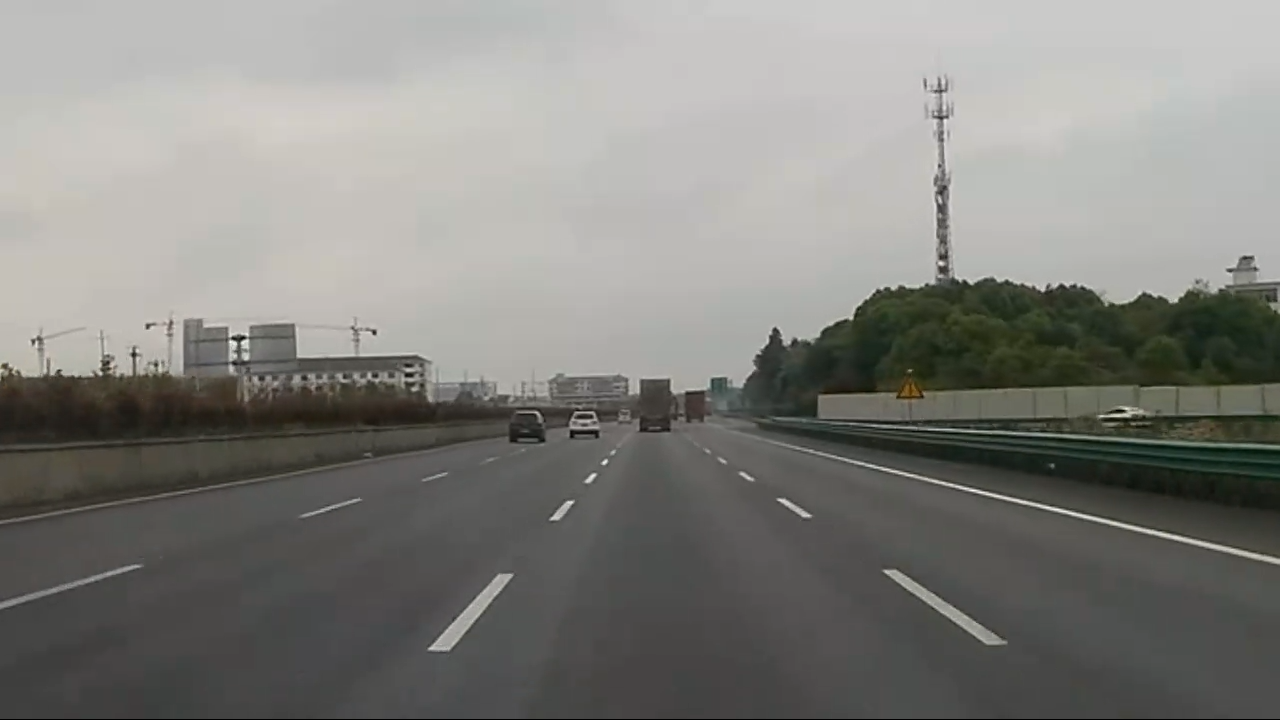
#> input picture 车道检测/img/img/up01.png, 1280 x 720 px
$ python '3直方图.py'
#> lines starting #> are read from the running program, lines starting #| are printed output that depends on the picture
import cv2
import numpy as np
import matplotlib.pyplot as plt
import pandas as pd

# 读取图像
# 原图片
img = cv2.imread("./img/img/up01.png")
#> img is the input picture: shape (720, 1280, 3); mean B, G, R 125, 129.1, 129.5
# 处理后的图片
correct_image = cv2.imread("./panel2.png")
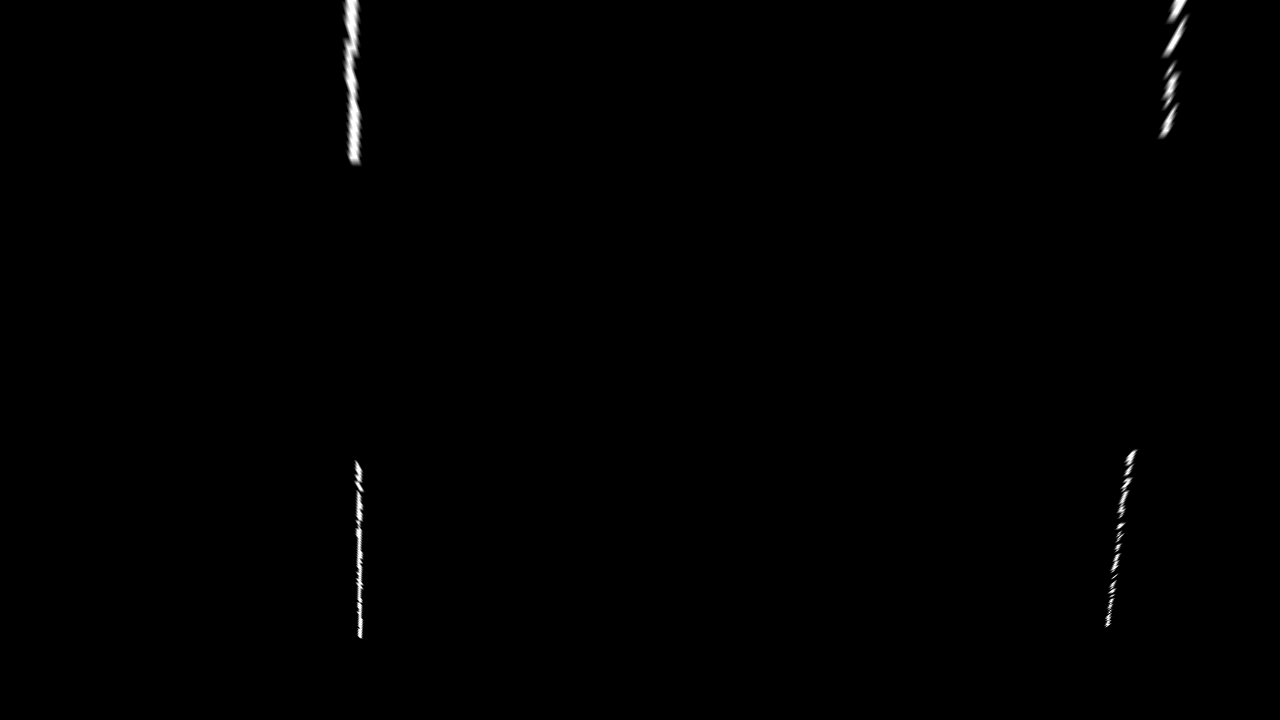
#> input picture 车道检测/panel2.png, 1280 x 720 px
#> correct_image is the input picture: shape (720, 1280, 3); min 0, max 255, mean 0.9

# 灰度化
correct_image = cv2.cvtColor(correct_image, cv2.COLOR_BGR2GRAY)
#> correct_image: shape (720, 1280)
img_shape = correct_image.shape
#> img_shape = (720, 1280)
print(pd.DataFrame(correct_image))
#> (printed output is left out)

"""——————————————————————————————————————————开运算与闭运算————————————————————————————————————————————
开运算:先腐蚀后膨胀,用于去除图形中的小噪点、孤立的小点,腐蚀多余的像素点

原理:
    腐蚀操作阶段,使用一个结构元素(矩形、圆形、其他形状)逐个滑动。
    当遇到不符合物体(通常是白色)状态时,就会腐蚀掉(背景像素、通常时黑色的)
    就可以去除小的噪点、和微小的物体。
    膨胀阶段阶段：
                使用一个结构元素(矩形、圆形、其他形状)逐个滑动。
    当遇到有一个像素是目标像素时,就会膨胀其结构元素中心点的像素
    不会回复之前已经腐蚀的像素点

应用:
    图像去噪、物体分离


闭运算:先膨胀后腐蚀。填充图像中的小孔、小裂缝。膨胀特点的元素.

原理：
     膨胀阶段：
                         使用一个结构元素(矩形、圆形、其他形状)逐个滑动。
    当遇到有一个像素是目标像素时,就会膨胀其结构元素中心点的像素
    不会回复之前已经腐蚀的像素点

     腐蚀阶段：
     ,使用一个结构元素(矩形、圆形、其他形状)逐个滑动。
    当遇到不符合物体(通常是白色)状态时,就会腐蚀掉中心像素点(背景像素、通常时黑色的)
    就可以去除小的噪点、和微小的物体。避免过度膨胀。

适用场景:
    图像修复
    物体轮廓修复


    腐蚀
    定义:形态学操作,可以是图像中目标物体(白的或者比较亮的物体)经过一定的收缩，
    在二进制图像中,(只有 0   黑色       1    白色)
    会将目标物体(白色区域)的边界像素根据一定的规则来变为背景颜色(黑色)

    原理:
            结构元素的小矩阵，进行滑动,,对于每个像素位置,,当结构元素所覆盖的像素与图像中心点的元素的形状不完全匹配时，就要进行覆盖


    膨胀


"""
"""
1、创建一个结构元素(如一个3*3的矩形)
"""
# MORPH_RECT 表示创建矩形结构元素
# MORPH_ELLIPSE 表示创建圆形结构元素
# MORPH_CROSS 表示创建十字结构元素

kernel = cv2.getStructuringElement(cv2.MORPH_RECT, (3, 3))
print(f"kernel is:{kernel}")
dilate_image = cv2.dilate(correct_image, kernel)
for i in range(1000):  # 开闭运算次数

    # 腐蚀
    # erode 使用定义好的元素结构kernel对图像correct_image进行腐蚀
    erode_image = cv2.erode(dilate_image, kernel)

    # 腐蚀
    # erode 使用定义好的元素结构kernel对图像correct_image进行腐蚀
    erode_image = cv2.erode(erode_image, kernel)
    # 显示经过一次闭运算之后的腐蚀图像

    # 膨胀
    # dilate 使用定义好的元素结构对图像correct_image进行膨胀
    # 膨胀操作会让图像中白色(较亮)区域扩大
    dilate_image = cv2.dilate(erode_image, kernel)
    # 膨胀
    # dilate 使用定义好的元素结构对图像correct_image进行膨胀
    # 膨胀操作会让图像中白色(较亮)区域扩大
    dilate_image = cv2.dilate(dilate_image, kernel)

# 腐蚀
# erode 使用定义好的元素结构kernel对图像correct_image进行腐蚀
erode_image = cv2.erode(dilate_image, kernel)

cv2.imshow("erode_image", erode_image)
cv2.waitKey(0)
# 直方图
# np.sum(...,axis=0) 表示沿着列方向,将图像中矩阵的数值加到一个新的矩阵中
histogram = np.sum(dilate_image[:, :], axis=0)  # 类似于横向压缩为一个矩阵？
#> histogram = 1280 values, max 62135 at index 357, min 0 at index 0, mean 920
print(pd.DataFrame(histogram))
#> (printed output is left out)
# 使用matplotlib绘制直方图
# 横坐标：
# 是图像的列索引(范围从0开始 到图像的长度，通过np.arrange(0,len(histogram))获得,(例子结果是1280)
# 纵坐标：
# 对应的列像素总和,histogram
# r red g green blue y yellow
# - 虚线 .-点虚线 ...................

plt.plot(np.arange(0, len(histogram)), histogram, 'r-')
plt.show()
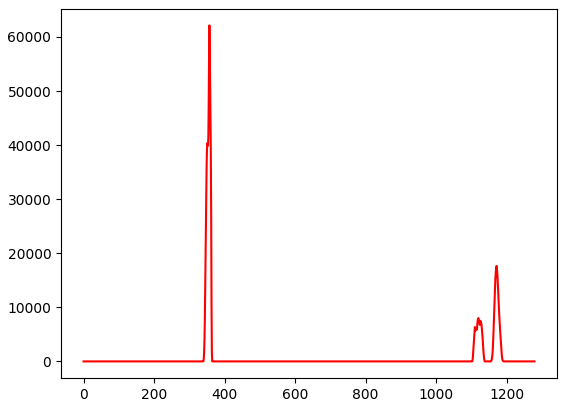
#> figure drawn by matplotlib, 1 panel; curve peaks at x = 357, y = 62135
# 猜测：这个直方图揭示了当纵坐标为多少时横坐标是非0的
